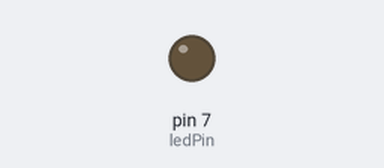
The sketch below on a simulated Arduino Uno, built with avr-gcc and run on an emulated ATmega328P. Parts: output pins drawn as LEDs (lit = HIGH).

Above: at 0.1 s.
At 2.0 s:
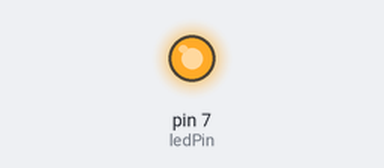
Timing chart, 0 to 3.5 s (numbered marks = the images above):
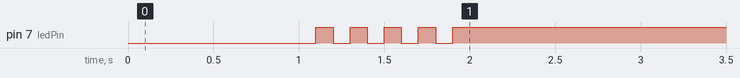

The sketch:

05_practice_2.ino
```cpp
const int ledPin = 7;

void setup() {
  pinMode(ledPin, OUTPUT);

  // 1. 처음 1초 동안 LED 켜기
  digitalWrite(ledPin, LOW);
  delay(1000);

  // 2. 5회 깜빡이기
  for (int i = 0; i < 5; i++) {
    digitalWrite(ledPin, LOW);
    delay(100);
    digitalWrite(ledPin, HIGH);
    delay(100);
  }

  // 3. LED 끄기 및 종료
  digitalWrite(ledPin, HIGH);
}

void loop() {
  // 비워둠 (반복 방지)
}
```
